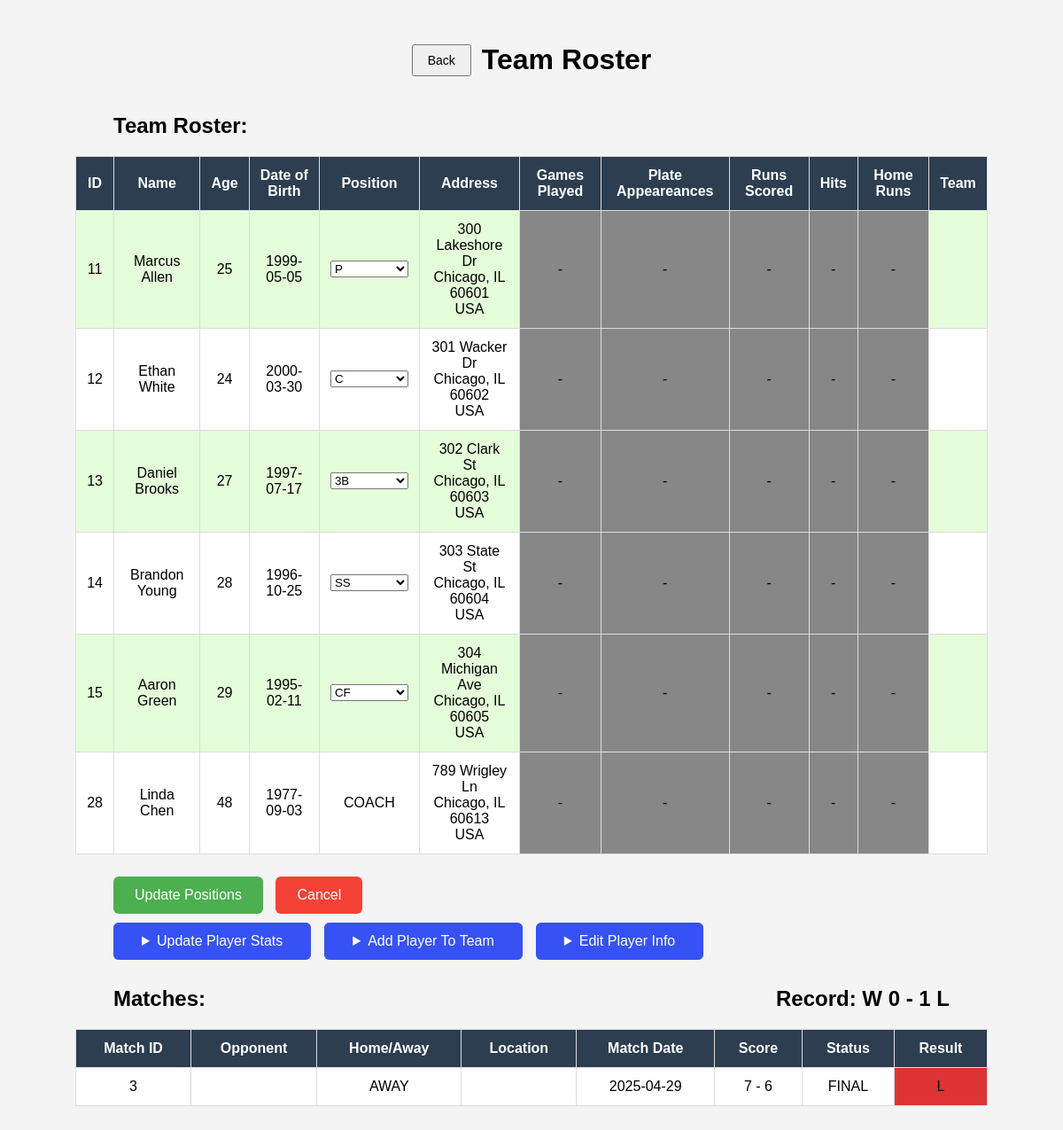
Screenshot of /viewteam.php?team_id=3 with the database file from the repository.
### tables this page shows
CREATE TABLE Members (
    playerID INT UNSIGNED AUTO_INCREMENT PRIMARY KEY,
    name VARCHAR(150) NOT NULL,
    age TINYINT UNSIGNED DEFAULT 1,
    position VARCHAR(150) NOT NULL DEFAULT"BENCHED",
    dob DATE,
    team_id INT UNSIGNED NOT NULL DEFAULT 0,
    Street VARCHAR(250),
    City VARCHAR(100),
    State VARCHAR(100),
    Country VARCHAR(100),
    ZipCode VARCHAR(10),
    CONSTRAINT valid_zipcode CHECK (ZipCode REGEXP '^(?!0{5})(?!9{5})\\d{5}(-(?!0{4}|9{4})\\d{4})?$'),
    CONSTRAINT fk_team_id FOREIGN KEY (team_id) REFERENCES TEAM(ID) ON DELETE CASCADE
);

CREATE TABLE Matches (
    ID INT UNSIGNED AUTO_INCREMENT PRIMARY KEY,
    home_team INT UNSIGNED NOT NULL,
    away_team INT UNSIGNED NOT NULL,
    home_score TINYINT UNSIGNED DEFAULT 0,
    away_score TINYINT UNSIGNED DEFAULT 0,
    match_date DATE,
    match_status VARCHAR(100),
    CONSTRAINT fk_home FOREIGN KEY (home_team) REFERENCES TEAM(ID),
    CONSTRAINT fk_away FOREIGN KEY (away_team) REFERENCES TEAM(ID)
);

### viewteam.php (the view, shortened to what this page needs)
<?php
    require_once('playerinfo.php');
    require_once('playerstats.php');
    @$db = new mysqli(DATA_BASE_HOST, USER_NAME, USER_PASSWORD, DATA_BASE_NAME);
    if( $db->connect_errno != 0) {
        echo "Error: Failed to make a MySQL connection, here is why: <br/>";
        echo "Errno: " . $db->connect_errno . "<br/>";
        echo "Error: " . $db->connect_error . "<br/>";
    }
    else {
        $team_id = isset($_GET['team_id']) ? (int)$_GET['team_id'] : 0;
        $query = "SELECT p.playerID, p.name, p.age, p.position, p.dob, p.Street, p.City, p.State, p.Country, p.ZipCode, s.Games_played,. s.Plate_appearances,. s.Runs_Scored,. s.Hits,. s.Home_runs, t.team_name, t.city
          FROM members p LEFT JOIN statistics s ON p.playerID = s.ID LEFT JOIN team t ON p.team_id = t.ID
          WHERE p.team_id=?;";
        $stmt = $db->prepare($query);
        $stmt -> bind_param('i',$team_id);
        $stmt->execute();
        $stmt->store_result();
        $stmt->bind_result($playerID, $name, $age, $position, $dob, $street, $city, $state, $country, $zip, $games_played, $plate_appeareances, $runs_scored, $hits, $home_runs, $team, $team_city);
        $record_query = " SELECT
                  SUM(CASE
                        WHEN (home_team = ? AND home_score > away_score) OR
                            (away_team = ? AND away_score > home_score) THEN 1 ELSE 0
                      END) AS wins,
                  SUM(CASE
                        WHEN (home_team = ? AND home_score < away_score) OR
                            (away_team = ? AND away_score < home_score) THEN 1 ELSE 0
                      END) AS losses
                FROM matches
                WHERE home_team = ? OR away_team = ?;";
        $record_stmt = $db->prepare($record_query);
        $record_stmt->bind_param("iiiiii", $team_id, $team_id, $team_id, $team_id, $team_id, $team_id);
        $record_stmt->execute();
        $record_stmt->store_result();
        $record_stmt->bind_result($wins, $losses);
        $match_query = "SELECT m.ID,t1.ID AS home_id, t2.ID AS away_id, t1.team_name AS home, t2.team_name AS away, m.home_score,m.away_score,t1.city AS hcity, t2.city AS acity, m. match_date, m.match_status
          FROM matches m LEFT JOIN team t1 ON m.home_team=t1.ID LEFT JOIN team t2 ON m.away_team = t2.ID
          WHERE home_team = ? or away_team=?";
        $match_stmt = $db->prepare($match_query);
        $match_stmt -> bind_param('ii',$team_id,$team_id);
        $match_stmt -> execute();
        $match_stmt -> store_result();
        $match_stmt -> bind_result($matchID,$homeid,$awayid,$home,$away,$hscore,$ascore,$hcity,$acity,$matchdate,$matchstatus);
      }
    $positions = ['BENCHED','P', 'C', '1B', '2B', '3B', 'SS', 'LF', 'CF', 'RF', 'DH'];
    function renderCell($value) {
      if (is_null($value)) {
          echo '<td style="background:rgb(135, 135, 135);">-</td>';
      } else {
          echo '<td>' . htmlspecialchars($value) . '</td>';
      }
    }
?>
<!DOCTYPE html>
<html lang="en">
<head>
  <link rel="stylesheet" href="styles.css">
</head>
<body>
<div style="display: flex; align-items: center; gap: 12px; justify-content:center">
    <form action="teams.php" method="get">
        <button type="submit" style="padding: 8px 16px; font-size: 14px;">Back</button>
    </form>
    <?php
        $stmt->fetch();
        echo "<h1>" . $team_city . ' ' . $team . " Team Roster</h1>";
    ?>
</div>
    <h2>Team Roster: </h2>
    <form method="POST" action="updatepos.php?team_id=<?php echo $team_id;?>">
        <table>
         <tr>
            <th>ID</th>
            <th>Name</th>
            <th>Age</th>
            <th>Date of Birth</th>
            <th>Position</th>
            <th>Address</th>
            <th>Games Played</th>
            <th>Plate Appeareances</th>
            <th>Runs Scored</th>
            <th>Hits</th>
            <th>Home Runs</th>
            <th>Team</th>
         </tr>
          <?php
            $stmt->data_seek(0);
            while( $stmt->fetch() )
            {
                echo "<tr>";
                echo "<td>$playerID";
                echo "<td>$name";
                renderCell($age);
                if ($position =="COACH"){
                  renderCell($position);
                }
                else {
                  echo "<td>";
                  echo "<select name='position[$playerID]'>";
                  foreach ($positions as $position_option) {
                    $selected = ($position == $position_option) ? "selected" : "";
                    echo "<option value='$position_option' $selected>$position_option</option>";
                  }
                echo "</select>";
                echo "</td>";
              }
                if (empty($street) && empty($city) && empty($state) && empty($zip) && empty($country)){
                  echo '<td style="background:rgb(135, 135, 135);">-</td>';
                }
                else {
                  echo "<td>".$street."<br/>"
                  .$city.', '.$state.' '.$zip.'<br/>'
                  .$country."</td>\n";
                }
                renderCell($games_played);
                echo "<td>$team";
            }
           ?>
        </table>
        <div style="text-align:left; margin-left:100px; margin-top:25px;">
            <button type="submit" style="padding: 12px 24px; font-size: 16px; background-color: #4CAF50; color: white; border: none; border-radius: 6px; cursor: pointer;"> Update Positions </button>
            <button type="submit" style="padding: 12px 24px; font-size: 16px; background-color: #f44336; color: white; border: none; border-radius: 6px; cursor: pointer; margin-left: 10px;"> Cancel </button>
        </div>
    </form>
    <div style="display:flex">
    <div>
    <details style="text-align:left;margin: 10px 0px 10px 100px;; background-color: rgb(157, 158, 162); border-radius: 6px">
      <summary style=" padding: 12px 32px; font-size: 16px; background-color:rgb(54, 82, 244); color: white; border: none; border-radius: 6px; cursor: pointer; width: auto;"> Update Player Stats</summary>
    </details>
    </div>
    <div>
    <details style="text-align:left; margin: 10px 0px 10px 15px; background-color: rgb(157, 158, 162); border-radius: 6px">
      <summary style=" padding: 12px 32px; font-size: 16px; background-color:rgb(54, 82, 244); color: white; border: none; border-radius: 6px; cursor: pointer; width: auto;"> Add Player To Team</summary>
    </details>
    </div>
    <div>
    <details style="text-align:left;margin: 10px 0px 10px 15px; background-color: rgb(157, 158, 162); border-radius: 6px">
      <summary style=" padding: 12px 32px; font-size: 16px; background-color:rgb(54, 82, 244); color: white; border: none; border-radius: 6px; cursor: pointer; width: auto;"> Edit Player Info</summary>
    </details>
            </div>
    </div>
    <div style="display:flex; justify-content: space-between; align-items: center; margin-right:100px">
    <?php
      $record_stmt->data_seek(0);
      while( $record_stmt->fetch() )
      {
        echo "<h2>Matches: </h2>";
        echo "<h2>Record: W $wins - $losses L";
      }
      ?>
    </div>
    <div>
    <table>
      <thead>
        <tr>
          <th>Match ID</th>
          <th>Opponent</th>
          <th>Home/Away</th>
          <th>Location</th>
          <th>Match Date</th>
          <th>Score</th>
          <th>Status</th>
          <th>Result</th>
        </tr>
      </thead>
      <tbody><?php
            $match_stmt->data_seek(0);
            while( $match_stmt->fetch() )
            {
                echo "<tr>";
                echo "<td>$matchID";
                if ($homeid == $team_id) {
                  echo "<td>$away";
                  echo "<td>HOME";
                  echo "<td>$hcity";
                }
                else {
                  echo "<td>$home";
                  echo "<td>AWAY";
                  echo "<td>$hcity";
                }
                echo "<td>$matchdate";
                echo "<td>$hscore - $ascore";
                echo "<td>$matchstatus";
                if ((($hscore > $ascore && $homeid == $team_id) || ($hscore < $ascore && $homeid != $team_id))){
                  echo "<td style=\"background:rgb(75, 241, 91);\">W";
                }
                elseif ($hscore==$ascore){
                  echo "<td style=\"background:rgb(121, 121, 121);\">-";
                }
                else {
                  echo "<td style=\"background:rgb(222, 51, 51);\">L";
                }
            }
           ?>
      </tbody>
    </table>
    </div>
</body>
</html>

### styles.css (style rules this page uses)
body { font-family: Arial, sans-serif; padding: 20px; background: #f4f4f4; }
h1 { text-align: center; }
h2 { margin-left: 100px; }
table { width: 90%; margin: 0 auto; border-collapse: collapse; background-color: #fff; }
th, td { padding: 12px; border: 1px solid #ddd; text-align: center; }
th { background-color: #2c3e50; color: #fff; }
tr:nth-child(even) { background-color:rgb(229, 254, 218); }

### rows the page displays
members: playerID "11", name "Marcus Allen", age "25 1999-05-05", playerID "P", Street "300 Lakeshore Dr", City "Chicago", State "IL", ZipCode "60601", Country "USA"
members: playerID "12", name "Ethan White", age "24 2000-03-30", playerID "C", Street "301 Wacker Dr", City "Chicago", State "IL", ZipCode "60602", Country "USA"
members: playerID "13", name "Daniel Brooks", age "27 1997-07-17", playerID "3B", Street "302 Clark St", City "Chicago", State "IL", ZipCode "60603", Country "USA"
members: playerID "14", name "Brandon Young", age "28 1996-10-25", playerID "SS", Street "303 State St", City "Chicago", State "IL", ZipCode "60604", Country "USA"
members: playerID "15", name "Aaron Green", age "29 1995-02-11", playerID "CF", Street "304 Michigan Ave", City "Chicago", State "IL", ZipCode "60605", Country "USA"
members: playerID "28", name "Linda Chen", age "48 1977-09-03 COACH", Street "789 Wrigley Ln", City "Chicago", State "IL", ZipCode "60613", Country "USA"
matches: ID "3", match_date "2025-04-29", home_score "7", away_score "6", match_status "FINAL"

### other values shown
$wins "0"
$losses "1"
